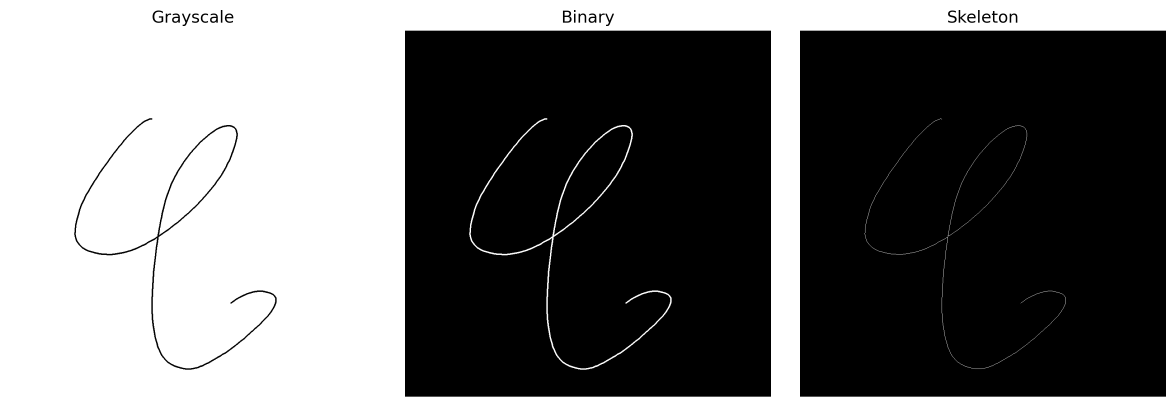
#> input picture 0_classical/c_spline_SplineID-20251213_1656/preprocessing_grayscale_binary_skeleton.png, 3527 x 1220 px (shown at 1/3 size)
$ python spline.py c_spline_SplineID-20251213_1656/preprocessing_grayscale_binary_skeleton.png 3 1.0 out.png
#> lines starting #> are read from the running program, lines starting #| are printed output that depends on the picture; after the words box and inside, x2 and y2 are one past the last pixel; in counts of white or black regions, pixels touching at a corner belong together
"""
Classical spline reconstruction of a handwritten curve.

Now also saves:
 - spline_tck.npz : mathematical representation of the spline (knots, control points, degree)
 - spline_geometry.csv : sampled s, x(s), y(s), curvature(s)
"""

import sys
from pathlib import Path
from datetime import datetime

import numpy as np
import matplotlib.pyplot as plt

from skimage.io import imread
from skimage.filters import threshold_otsu
from skimage.morphology import skeletonize

from scipy.interpolate import splprep, splev


# -----------------------------
# 1. Load image and skeletonize
# -----------------------------

def load_and_skeletonize(path, out_dir, show_intermediate=True):
    img = imread(path, as_gray=True)

    thresh = threshold_otsu(img)
    binary = img < thresh
    skeleton = skeletonize(binary)

    if show_intermediate:
        fig, axes = plt.subplots(1, 3, figsize=(12, 4))
        ax = axes.ravel()
        ax[0].imshow(img, cmap="gray")
        ax[0].set_title("Grayscale")
        ax[1].imshow(binary, cmap="gray")
        ax[1].set_title("Binary")
        ax[2].imshow(skeleton, cmap="gray")
        ax[2].set_title("Skeleton")
        for a in ax:
            a.axis("off")
        plt.tight_layout()

        out_path = out_dir / "preprocessing_grayscale_binary_skeleton.png"
        fig.savefig(out_path, dpi=300, bbox_inches="tight")
        plt.close(fig)

    return skeleton


# -----------------------------
# 2. Extract and order skeleton
# -----------------------------

def extract_ordered_curve_from_skeleton(skeleton):
    ys, xs = np.nonzero(skeleton)
    if xs.size == 0:
        raise ValueError("No skeleton pixels found.")

    N = xs.size
    coords_pix = np.stack([xs, ys], axis=1).astype(np.float32)

    coord_to_idx = {(ys[i], xs[i]): i for i in range(N)}

    adj = [[] for _ in range(N)]
    neighbors = [(-1, -1), (-1, 0), (-1, 1),
                 (0, -1),          (0, 1),
                 (1, -1),  (1, 0), (1, 1)]

    for i in range(N):
        r, c = ys[i], xs[i]
        for dr, dc in neighbors:
            j = coord_to_idx.get((r + dr, c + dc))
            if j is not None:
                adj[i].append(j)

    odd_vertices = [i for i in range(N) if len(adj[i]) % 2 == 1]
    start = odd_vertices[0] if odd_vertices else 0

    # Hierholzer's algorithm
    adj_copy = [nbrs.copy() for nbrs in adj]
    stack = [start]
    trail = []

    while stack:
        v = stack[-1]
        if adj_copy[v]:
            u = adj_copy[v].pop()
            try:
                adj_copy[u].remove(v)
            except ValueError:
                pass
            stack.append(u)
        else:
            trail.append(stack.pop())

    trail = trail[::-1]
    coords = coords_pix[trail]

    # Normalize into [0,1]
    min_vals = coords.min(axis=0)
    max_vals = coords.max(axis=0)
    coords = (coords - min_vals) / (max_vals - min_vals + 1e-8)

    # Flip y upward
    coords[:, 1] = 1.0 - coords[:, 1]

    return coords


def parameterize_by_arclength(coords):
    diffs = coords[1:] - coords[:-1]
    seg_lengths = np.linalg.norm(diffs, axis=1)
    arc = np.concatenate([[0.0], np.cumsum(seg_lengths)])
    s = arc / (arc[-1] + 1e-8)
    return s, coords


# -----------------------------
# 3. Spline fitting utilities
# -----------------------------

def fit_parametric_spline(s, coords, smooth_factor=1e-4, degree=3):
    x = coords[:, 0]
    y = coords[:, 1]
    tck, _ = splprep([x, y], u=s, s=smooth_factor, k=degree)
    return tck


def compute_curvature_along_spline(tck, num_points=2000):
    s_dense = np.linspace(0.0, 1.0, num_points)

    # Position
    x, y = splev(s_dense, tck)

    # First derivative
    dx, dy = splev(s_dense, tck, der=1)

    # Second derivative
    ddx, ddy = splev(s_dense, tck, der=2)

    # Curvature κ(s)
    num = dx * ddy - dy * ddx
    denom = (dx**2 + dy**2)**1.5 + 1e-12
    kappa = num / denom

    pts = np.stack([x, y], axis=1)
    return s_dense, pts, kappa


def save_tck_npz(tck, path):
    t, c, k = tck
    cx, cy = c
    np.savez(path, t=t, cx=cx, cy=cy, k=k)


# -----------------------------
# 4. Saving utilities
# -----------------------------

def save_svg_curve(points, path):
    path = Path(path)
    with open(path, "w") as f:
        f.write('<svg viewBox="0 0 1 1" xmlns="http://www.w3.org/2000/svg">\n')
        f.write('<polyline points="')
        for x, y in points:
            y_svg = 1.0 - y
            f.write(f"{x},{y_svg} ")
        f.write('" fill="none" stroke="black" stroke-width="0.002"/>\n')
        f.write('</svg>\n')


def save_png_curve(points, path, dpi=300):
    fig = plt.figure(figsize=(4, 4))
    ax = plt.gca()
    ax.plot(points[:, 0], points[:, 1], 'k-')
    ax.set_aspect('equal')
    ax.axis('off')
    fig.savefig(path, dpi=dpi, bbox_inches="tight", pad_inches=0.0)
    plt.close(fig)


def plot_skeleton_vs_spline(coords, spline_points, out_dir):
    fig = plt.figure(figsize=(4, 4))
    ax = plt.gca()
    ax.plot(coords[:, 0], coords[:, 1], 'k.', markersize=2, label="Skeleton")
    ax.plot(spline_points[:, 0], spline_points[:, 1], 'r-', linewidth=1.0, label="Spline")
    ax.set_aspect('equal')
    ax.legend()
    ax.axis('off')
    fig.savefig(out_dir / "spline_fit_vs_skeleton.png", dpi=300, bbox_inches="tight")
    plt.close(fig)


# -----------------------------
# 5. Main script
# -----------------------------

def main():
    if len(sys.argv) < 2:
        print("Usage: python spline.py input.png [num_points] [smooth_factor] [optional_out_prefix]")
        sys.exit(1)

    img_path = Path(sys.argv[1])
    num_points = int(sys.argv[2]) if len(sys.argv) >= 3 else 2000
    smooth_factor = float(sys.argv[3]) if len(sys.argv) >= 4 else 1e-4
    out_prefix = sys.argv[4] if len(sys.argv) >= 5 else None

    if out_prefix is None:
        out_prefix = img_path.with_suffix("")
    else:
        out_prefix = Path(out_prefix)

    run_id = datetime.now().strftime("%Y%m%d_%H%M")
    out_dir = Path(f"{out_prefix}_SplineID-{run_id}")
    out_dir.mkdir(parents=True, exist_ok=True)

    print(f"Run ID: {run_id}")
    print(f"Saving to: {out_dir}")
    print(f"num_points={num_points}, smooth_factor={smooth_factor}")

    skeleton = load_and_skeletonize(str(img_path), out_dir, show_intermediate=True)
#> in load_and_skeletonize, img is the input picture: shape (1220, 3527) float64; min 0, max 1, mean 0.439
#> in load_and_skeletonize, `thresh = threshold_otsu(img)`: thresh = 0.498
#> in load_and_skeletonize, `binary = img < thresh`:
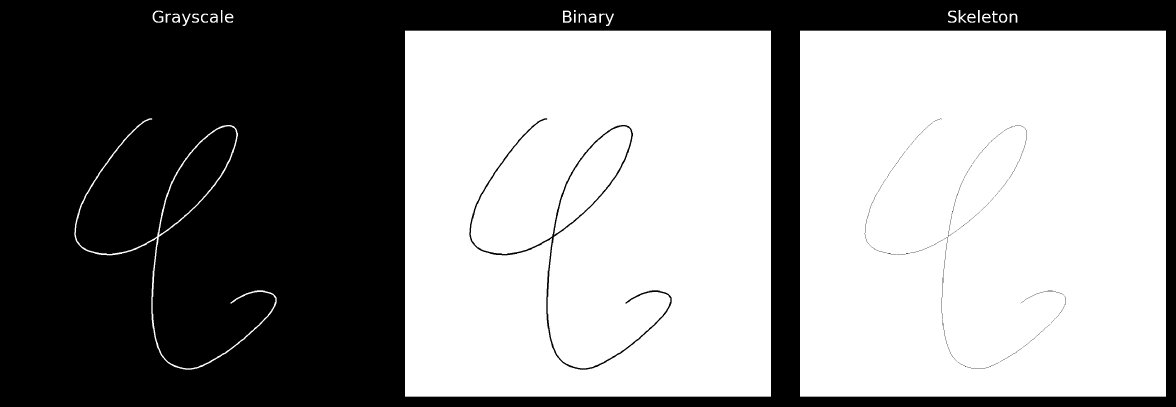
#> binary: shape (1220, 3527) bool (shown at 1/3 size); 56.1% white; 74 black regions (25 under 20 px), largest, box (x1, y1, x2, y2) and area: (0, 0, 3527, 1220) 1842424, (477, 379, 709, 706) 30592, (1408, 355, 2015, 1109) 10756
#> in load_and_skeletonize, `skeleton = skeletonize(binary)`:
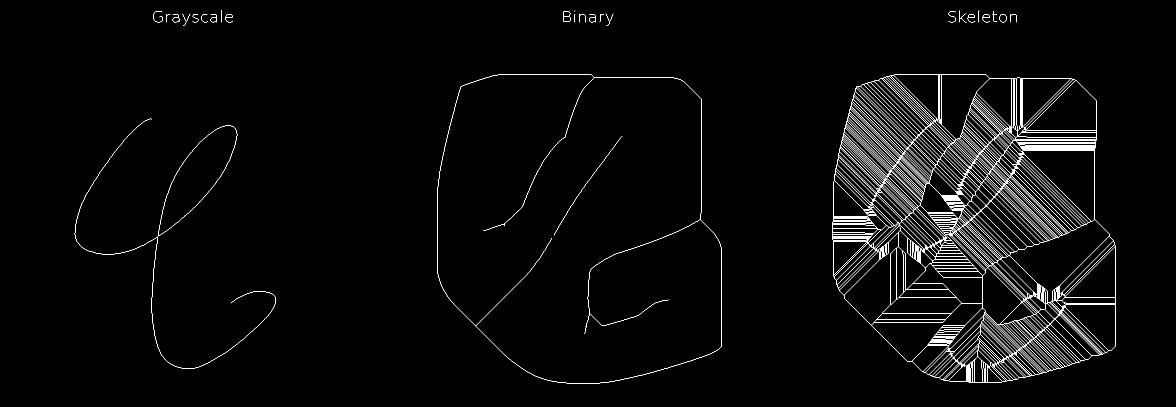
#> skeleton: shape (1220, 3527) bool (shown at 1/3 size); 1.5% white in thin lines or dots, all inside (x1, y1, x2, y2) = (224, 30, 3348, 1150)
#> in load_and_skeletonize, `fig.savefig(out_path, dpi=300, bbox_inches="tight")`:
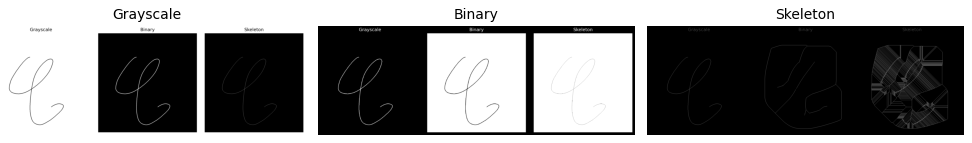
#> figure drawn by matplotlib, 3 panels
    coords_ordered = extract_ordered_curve_from_skeleton(skeleton)
#> in extract_ordered_curve_from_skeleton, `coords_pix = np.stack([xs, ys], axis=1).astype(np.float32)`: coords_pix = 63368 pairs, first value 224 to 3347, second value 30 to 1149
#> in extract_ordered_curve_from_skeleton, `coord_to_idx = {(ys[i], xs[i]): i for i in range(N)}`: coord_to_idx = 63368 items
#> the loop in extract_ordered_curve_from_skeleton, `for i in range(N):` made 63368 passes
#> (r, c) on passes 1 to 3: (30, 665), (31, 665), (31, 1725)
#> in extract_ordered_curve_from_skeleton, `coords = coords_pix[trail]`: coords = 37 pairs, first value 664 to 665, second value 30 to 66
#> in extract_ordered_curve_from_skeleton, `min_vals = coords.min(axis=0)`: min_vals = [664, 30]
#> in extract_ordered_curve_from_skeleton, `max_vals = coords.max(axis=0)`: max_vals = [665, 66]
#> in extract_ordered_curve_from_skeleton, `coords = (coords - min_vals) / (max_vals - min_vals + 1e-8)`: coords = 37 pairs, first value 0 to 1, second value 0 to 1
#> coords_ordered = 37 pairs, first value 0 to 1, second value 0 to 1
    s, coords = parameterize_by_arclength(coords_ordered)
#> in parameterize_by_arclength, `diffs = coords[1:] - coords[:-1]`: diffs = 36 pairs, first value -1 to 0, second value -0.0278 to -0.0278
#> in parameterize_by_arclength, `seg_lengths = np.linalg.norm(diffs, axis=1)`: seg_lengths = 36 values, max 1 at index 1, min 0.0278 at index 2, mean 0.0548
#> in parameterize_by_arclength, `arc = np.concatenate([[0.0], np.cumsum(seg_lengths)])`: arc = 37 values from 0 to 1.97
#> in parameterize_by_arclength, `s = arc / (arc[-1] + 1e-8)`: s = 37 values from 0 to 1
#> s = 37 values from 0 to 1; coords = 37 pairs, first value 0 to 1, second value 0 to 1
    tck = fit_parametric_spline(s, coords, smooth_factor=smooth_factor, degree=3)
#> in fit_parametric_spline, `x = coords[:, 0]`: x = 37 values, max 1 at index 0, min 0 at index 2, mean 0.0541
#> in fit_parametric_spline, `y = coords[:, 1]`: y = 37 values, max 1 at index 0, min 0 at index 36, mean 0.5
#> in fit_parametric_spline, `tck, _ = splprep([x, y], u=s, s=smooth_factor, k=degree)`: tck = [[0, 0, 0, 0, 1, 1, 1, 1], [[1.03, -0.362, 0.0864, -0.00953], [0.973, 1.67, 0.573, 0.00927]], 3]

    # Sample spline + curvature
    s_dense, spline_pts, kappa = compute_curvature_along_spline(tck, num_points)
#> in compute_curvature_along_spline, `x, y = splev(s_dense, tck)`: x = [1.03, 0.024, -0.00953]; y = [0.973, 0.963, 0.00927]
#> in compute_curvature_along_spline, `dx, dy = splev(s_dense, tck, der=1)`: dx = [-4.17, -0.442, -0.288]; dy = [2.08, -1.54, -1.69]
#> in compute_curvature_along_spline, `ddx, ddy = splev(s_dense, tck, der=2)`: ddx = [11.02, 3.88, -3.26]; ddy = [-10.72, -3.77, 3.18]
#> in compute_curvature_along_spline, `num = dx * ddy - dy * ddx`: num = [21.75, 7.65, -6.44]
#> in compute_curvature_along_spline, `denom = (dx**2 + dy**2)**1.5 + 1e-12`: denom = [101.1, 4.14, 5.06]
#> in compute_curvature_along_spline, `kappa = num / denom`: kappa = [0.215, 1.85, -1.27]
#> in compute_curvature_along_spline, `pts = np.stack([x, y], axis=1)`: pts = [[1.03, 0.973], [0.024, 0.963], [-0.00953, 0.00927]]
#> s_dense = [0, 0.5, 1]; spline_pts has the same summary as pts in compute_curvature_along_spline; kappa = [0.215, 1.85, -1.27]

    # --- SAVE NEW FILES ---
    # 1. Mathematical spline representation
    npz_path = out_dir / "spline_tck.npz"
    save_tck_npz(tck, npz_path)
#> in save_tck_npz, `t, c, k = tck`: t = [0, 0, 0, 0, 1, 1, 1, 1]; c = [[1.03, -0.362, 0.0864, -0.00953], [0.973, 1.67, 0.573, 0.00927]]; k = 3
#> in save_tck_npz, `cx, cy = c`: cx = [1.03, -0.362, 0.0864, -0.00953]; cy = [0.973, 1.67, 0.573, 0.00927]
    print(f"Saved spline representation (tck) to: {npz_path}")

    # 2. CSV containing s, x(s), y(s), curvature
    csv_path = out_dir / "spline_geometry.csv"
    data = np.column_stack([s_dense, spline_pts[:, 0], spline_pts[:, 1], kappa])
#> data = [[0, 1.03, 0.973, 0.215], [0.5, 0.024, 0.963, 1.85], [1, -0.00953, 0.00927, -1.27]]
    np.savetxt(csv_path, data, delimiter=",",
               header="s,x,y,curvature", comments="")
    print(f"Saved spline geometry CSV to: {csv_path}")

    # Existing visual outputs
    plot_skeleton_vs_spline(coords, spline_pts, out_dir)
#> in plot_skeleton_vs_spline, `fig.savefig(out_dir / "spline_fit_vs_skeleton.png", dpi=300, bbox_inch..`:
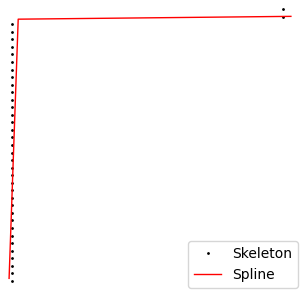
#> figure drawn by matplotlib, 1 panel
    save_png_curve(spline_pts, out_dir / "spline_curve.png")
#> in save_png_curve, `fig.savefig(path, dpi=dpi, bbox_inches="tight", pad_inches=0.0)`:
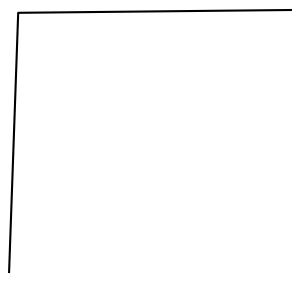
#> figure drawn by matplotlib, 1 panel
    save_svg_curve(spline_pts, out_dir / "spline_curve.svg")
#> the loop in save_svg_curve, `for x, y in points:` made 3 passes
#> (x, y, y_svg) on passes 1 to 3: (1.03, 0.973, 0.0267), (0.024, 0.963, 0.037), (-0.00953, 0.00927, 0.991)

    print("Done.")


if __name__ == "__main__":
    main()
